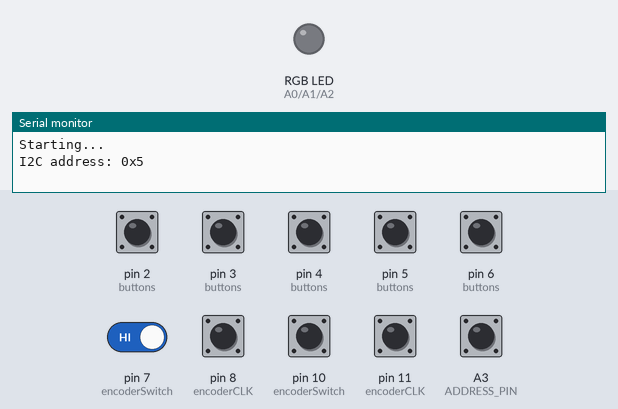
A program run on a simulated Arduino Nano, built with avr-gcc and run on an emulated ATmega328P. Shown: an RGB LED mixed from three pins (HIGH = lit), the last lines printed to the serial monitor. Inputs (shaded band) come from the test bench; at power-on: A3 (ADDRESS_PIN), pin 2 (buttons), pin 3 (buttons), pin 4 (buttons), pin 5 (buttons), pin 6 (buttons), pin 7 (encoderSwitch), pin 8 (encoderCLK), pin 10 (encoderSwitch), pin 11 (encoderCLK) HIGH.

Above: at 0.1 s.
At 4.2 s:
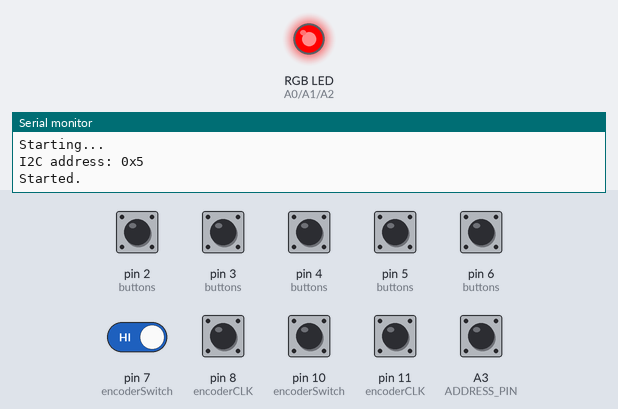
4.3 s: pin 2 (buttons) pulled LOW for 0.15 s
6.0 s: pin 7 (encoderSwitch) driven LOW
At 6.8 s:
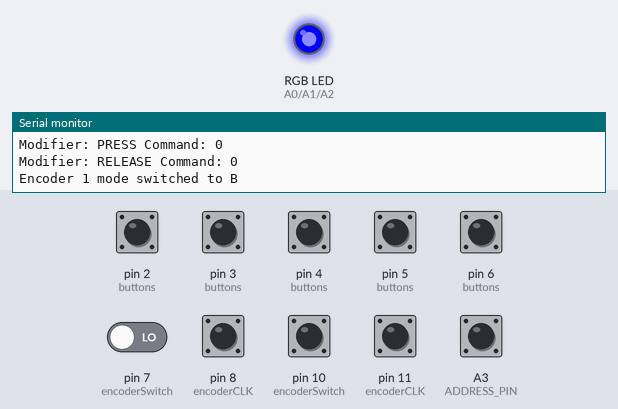
Timing chart, 0 to 9.0 s (numbered marks = the images above; inputs shaded):
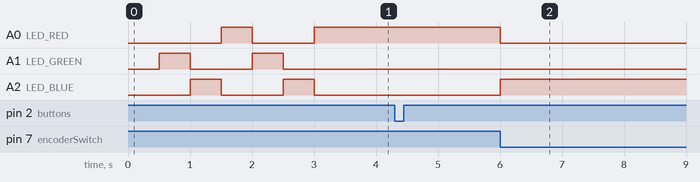

Measured:
- after the input at 6.0 s, A0 (LED_RED): HIGH → LOW at once; A2 (LED_BLUE): LOW → HIGH at once

The program:

main.cpp
```cpp
#include <Arduino.h>
#include <Wire.h>
#include <Encoder.h>

// Button definitions
#define BUTTON1 2
#define BUTTON2 3
#define BUTTON3 4
#define BUTTON4 5
#define BUTTON5 6

#define BUTTON_COUNT 5

int buttons[] = {BUTTON1, BUTTON2, BUTTON3, BUTTON4, BUTTON5};
int buttonsState[] = {HIGH, HIGH, HIGH, HIGH, HIGH};
int buttonsLastState[] = {HIGH, HIGH, HIGH, HIGH, HIGH};
unsigned long lastDebounceTime[BUTTON_COUNT] = {0, 0, 0, 0, 0};

// Encoder definitions for debugging with a single encoder
// #define RC1_SWITCH 10
// #define RC1_CLK 11
// #define RC1_DATA 12

// #define RC2_SWITCH 7
// #define RC2_CLK 8
// #define RC2_DATA 9

#define RC1_SWITCH 7
#define RC1_CLK 8
#define RC1_DATA 9

#define RC2_SWITCH 10
#define RC2_CLK 11
#define RC2_DATA 12

#define ENCODER_COUNT 2

int encoderSwitch[] = {RC1_SWITCH, RC2_SWITCH};
int encoderCLK[] = {RC1_CLK, RC2_CLK};
int encoderDATA[] = {RC1_DATA, RC2_DATA};

bool encoderMode[] = {false, false}; // Track mode for each encoder
int encoderLastSwitchState[] = {HIGH, HIGH};
unsigned long encoderLastDebounceTime[] = {0, 0};

#define BUTTON_RELEASED HIGH
#define BUTTON_PRESSED LOW

// Define the pin for address selection
#define ADDRESS_PIN A3 // Use an available pin (analog or digital)

// Define possible I2C addresses
#define ADDRESS_1 0x04 // Address when switch is LOW
#define ADDRESS_2 0x05 // Address when switch is HIGH

int i2cAddress; // Variable to store the chosen address

#define DEBOUNCE_DELAY 50
#define ENCODER_DELAY 50

#define ENCODER_1_OFFSET 8
#define ENCODER_2_OFFSET 12

#define LED_RED A0
#define LED_GREEN A1
#define LED_BLUE A2

#define MODIFIER_PRESS 0
#define MODIFIER_RELEASE 128

#define BUFFER_SIZE 16 // Size of the command buffer
volatile uint8_t commandBuffer[BUFFER_SIZE];
volatile uint8_t bufferHead = 0;
volatile uint8_t bufferTail = 0;

#define EMPTY_BUFFER_PLACEHOLDER 0xFF
// Colors for modes
int colorModeA[3] = {255, 0, 0}; // Colour Mode A
int colorModeB[3] = {0, 0, 255}; // Colour Mode B

int modeAValues[] = {0, 1}; // Clockwise, Counterclockwise
int modeBValues[] = {2, 3}; // Clockwise, Counterclockwise

// Debugging
#define DEBUG 1
#if DEBUG
#define DebugPrint(x) Serial.print(x)
#define DebugPrintln(x) Serial.println(x)
#else
#define DebugPrint(x)
#define DebugPrintln(x)
#endif

static int lastColor[3] = {255, 0, 0};

void addCommand(uint8_t modifier, uint8_t command)
{
    // serial print details
    DebugPrint("Modifier: ");
    DebugPrint(modifier == MODIFIER_PRESS ? "PRESS" : "RELEASE");
    DebugPrint(" Command: ");
    DebugPrintln(command);
    // Add a command to the buffer
    uint8_t nextHead = (bufferHead + 1) % BUFFER_SIZE;
    if (nextHead == bufferTail)
    {
        bufferTail = (bufferTail + 1) % BUFFER_SIZE; // Wrap around and discard the oldest command
    }

    //calculate the command value and store it in the buffer
    uint8_t value = command | modifier;
    commandBuffer[bufferHead] = value;
    bufferHead = nextHead;
}

// I2C request handler
void onRequest()
{
    if (bufferHead != bufferTail)
    {
        uint8_t command = commandBuffer[bufferTail];
        Serial.print("Sending command: ");
        Serial.println(command, HEX);
        Wire.write(command);                         // Send the next command
        bufferTail = (bufferTail + 1) % BUFFER_SIZE; // Move to the next command
    }
    else
    {
        Wire.write(EMPTY_BUFFER_PLACEHOLDER); // Placeholder for empty buffer
    }
}


void setLedColor(int r, int g, int b)
{
    if (lastColor[0] != r || lastColor[1] != g || lastColor[2] != b)
    {
        analogWrite(LED_RED, r);
        analogWrite(LED_GREEN, g);
        analogWrite(LED_BLUE, b);
        lastColor[0] = r;
        lastColor[1] = g;
        lastColor[2] = b;
    }
}

void startupFlashLed()
{
    //cycle through RGB colors twice to indicate startup
    for (int i = 0; i < 2; i++)
    {
        setLedColor(255, 0, 0); // Red
        delay(500);
        setLedColor(0, 255, 0); // Green
        delay(500);
        setLedColor(0, 0, 255); // Blue
        delay(500);
    }
}

void setup()
{
    Serial.begin(115200);
    DebugPrintln("Starting...");

    // Set up the address for the I2C based on a pin state
    pinMode(ADDRESS_PIN, INPUT_PULLUP); // Configure the address pin with internal pull-up

    // Read the state of the address pin
    if (digitalRead(ADDRESS_PIN) == LOW)
    {
        i2cAddress = ADDRESS_1; // Use the first address
    }
    else
    {
        i2cAddress = ADDRESS_2; // Use the second address
    }

    Serial.print("I2C address: 0x");
    Serial.println(i2cAddress, HEX);
    Wire.begin(i2cAddress);    // Start I2C communication
    Wire.onRequest(onRequest); // Register the request handler

    // Initialize buttons
    for (int i = 0; i < BUTTON_COUNT; i++)
    {
        pinMode(buttons[i], INPUT_PULLUP);
    }

    // Initialize encoders
    for (int i = 0; i < ENCODER_COUNT; i++)
    {
        pinMode(encoderSwitch[i], INPUT_PULLUP);
        pinMode(encoderCLK[i], INPUT);
        pinMode(encoderDATA[i], INPUT);
    }

    // Initialize values
    for (int i = 0; i < ENCODER_COUNT; i++)
    {
        encoderLastSwitchState[i] = digitalRead(encoderSwitch[i]);
    }
    for (int i = 0; i < BUTTON_COUNT; i++)
    {
        buttonsLastState[i] = digitalRead(buttons[i]);
    }


    // Initialize RGB LED pins
    pinMode(LED_RED, OUTPUT);
    pinMode(LED_GREEN, OUTPUT);
    pinMode(LED_BLUE, OUTPUT);

    startupFlashLed();

    // Set initial color based on Encoder 1 mode
    setLedColor(colorModeA[0], colorModeA[1], colorModeA[2]);

    DebugPrintln("Started.");
}

void handleEncoderSwitch(int encoder)
{
    // Only handle the switch for Rotary Encoder 1
    if (encoder == 0)
    {
        int currentState = digitalRead(encoderSwitch[encoder]);

        // If the button is pressed
        if (currentState == BUTTON_PRESSED)
        {
            // Debounce the press event
            if ((millis() - encoderLastDebounceTime[encoder]) > DEBOUNCE_DELAY)
            {

                int checkState = digitalRead(encoderSwitch[encoder]);

                if (checkState == BUTTON_PRESSED)
                {
                    encoderMode[encoder] = !encoderMode[encoder]; // Toggle mode

                    // Change LED color based on mode
                    if (encoderMode[encoder])
                    {
                        setLedColor(colorModeB[0], colorModeB[1], colorModeB[2]); // Mode B
                    }
                    else
                    {
                        setLedColor(colorModeA[0], colorModeA[1], colorModeA[2]); // Mode A
                    }

                    DebugPrint("Encoder 1 mode switched to ");
                    DebugPrintln(encoderMode[encoder] ? "B" : "A");

                    encoderLastDebounceTime[encoder] = millis();

                    // wait for the button to be released
                    while (digitalRead(encoderSwitch[encoder]) == BUTTON_PRESSED)
                    {
                        delay(10);
                    }
                }
            }
        }
    }
}

void handleEncoderRotation(int encoder)
{
    static int lastCLKState[ENCODER_COUNT] = {HIGH, HIGH};
    static unsigned long lastReleaseTime[ENCODER_COUNT] = {0, 0}; // Track last release event timing
    static bool isReleased[ENCODER_COUNT] = {true, true};         // Track if the "release" was sent
    static int lastValue[ENCODER_COUNT] = {0, 0};                 // Store the last value for the release event

    int currentCLKState = digitalRead(encoderCLK[encoder]);
    if (currentCLKState != lastCLKState[encoder] && currentCLKState == LOW)
    {
        int dataState = digitalRead(encoderDATA[encoder]);
        int value;

        // Determine rotation direction and assign value
        if (dataState == LOW)
        {
            // Clockwise
            value = (encoder == 0)
                        ? (encoderMode[encoder] ? modeBValues[0] : modeAValues[0])
                        : modeAValues[0]; // Encoder 2 always uses mode A
        }
        else
        {
            // Counterclockwise
            value = (encoder == 0)
                        ? (encoderMode[encoder] ? modeBValues[1] : modeAValues[1])
                        : modeAValues[1]; // Encoder 2 always uses mode A
        }

        if (encoder == 0)
        {
            value += ENCODER_1_OFFSET;
        }
        else
        {
            value += ENCODER_2_OFFSET;
        }

        DebugPrint("Encoder ");
        DebugPrint(encoder + 1);
        DebugPrint(" rotated ");
        DebugPrintln(dataState == LOW ? "clockwise" : "counterclockwise");

        if (isReleased[encoder]) // Only send a "press" if "release" was sent
        {
            addCommand(MODIFIER_PRESS, value); // Send "press" event
            isReleased[encoder] = false;       // Mark as "pressed"
            lastValue[encoder] = value;        // Store the value for the release event
        }
    }

    // Handle non-blocking "release" event
    if (!isReleased[encoder] && millis() - lastReleaseTime[encoder] >= ENCODER_DELAY)
    {
        addCommand(MODIFIER_RELEASE, lastValue[encoder]); // Send "release" event with the stored value
        lastReleaseTime[encoder] = millis();              // Update the last release time
        isReleased[encoder] = true;                       // Mark as "released"
    }

    lastCLKState[encoder] = currentCLKState; // Update the last state
}

void checkButtons()
{
    for (int i = 0; i < BUTTON_COUNT; i++)
    {
        int currentState = digitalRead(buttons[i]);
        if (currentState != buttonsLastState[i])
        {
            lastDebounceTime[i] = millis();
        }

        if ((millis() - lastDebounceTime[i]) > DEBOUNCE_DELAY)
        {
            if (currentState != buttonsState[i])
            {
                buttonsState[i] = currentState;

                if (buttonsState[i] == BUTTON_PRESSED)
                {
                    addCommand(MODIFIER_PRESS, i);
                }
                else
                {
                    addCommand(MODIFIER_RELEASE, i);
                }
            }
        }

        buttonsLastState[i] = currentState;
    }
}

void loop()
{
    // Check buttons
    checkButtons();

    // Handle encoders
    for (int i = 0; i < ENCODER_COUNT; i++)
    {
        handleEncoderSwitch(i);
        handleEncoderRotation(i);
    }
}
```
